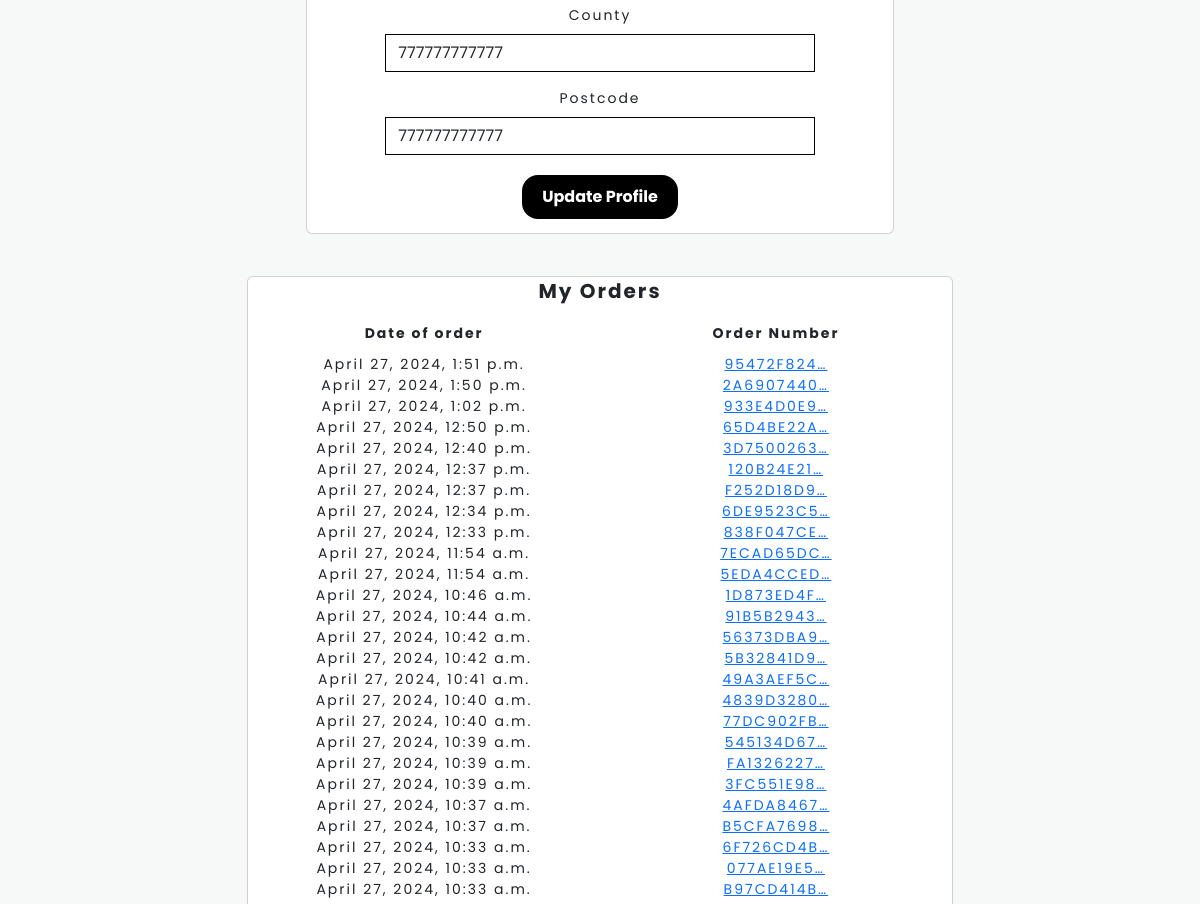
Before: /accounts/render_profile (signed in, middle part) with the older database file.
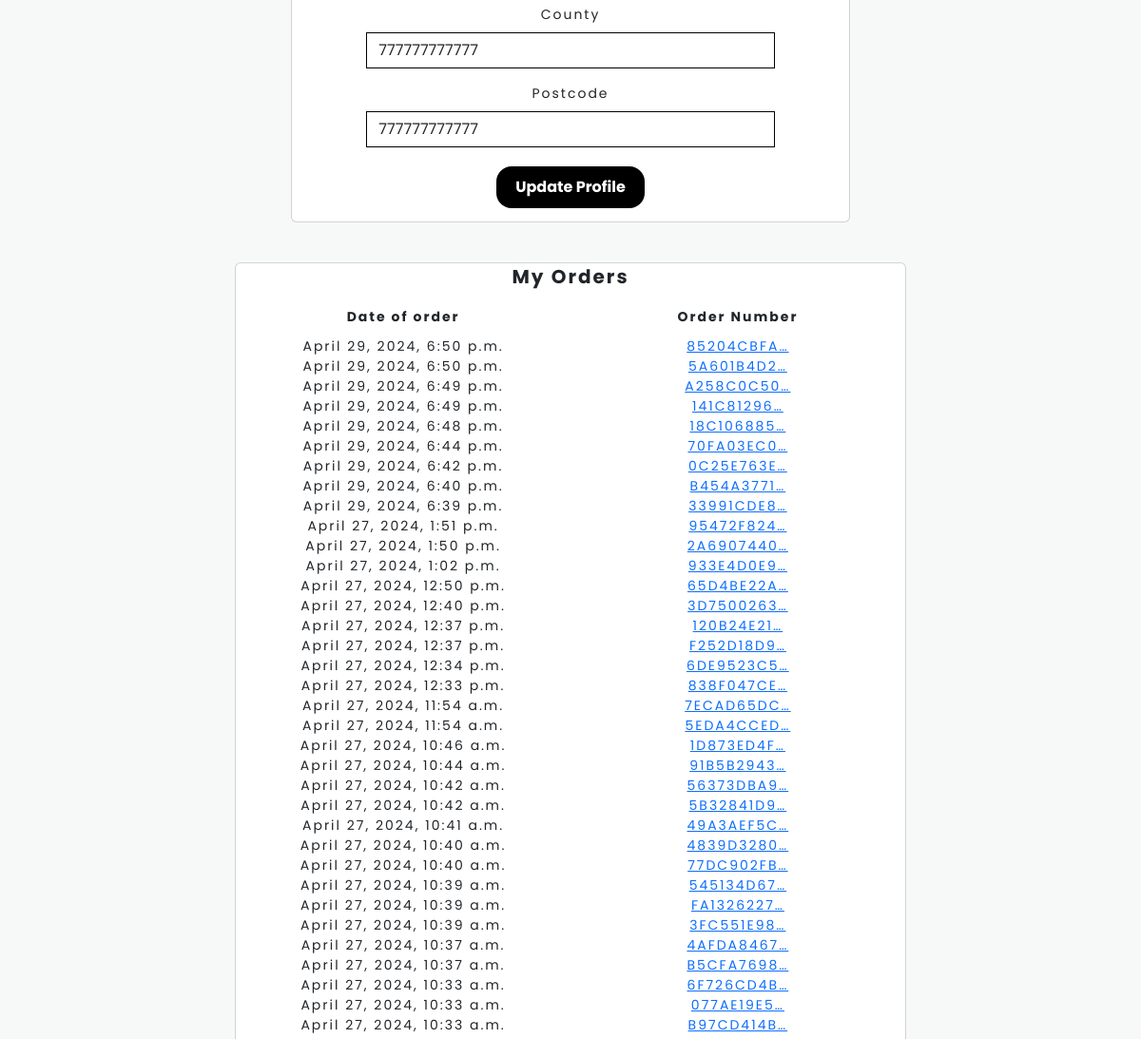
After: the same page with the newer database file.
### accounts/models.py (models this page shows)
class UserProfile(models.Model):
    user = models.OneToOneField(User, on_delete=models.CASCADE)
    full_name = models.CharField(max_length=80, null=True, blank=True)
    email = models.CharField(max_length=80, null=True, blank=True)
    phone_number = models.CharField(max_length=20, null=True, blank=True)
    street_address1 = models.CharField(max_length=80, null=True, blank=True)
    street_address2 = models.CharField(max_length=80, null=True, blank=True)
    town_or_city = models.CharField(max_length=40, null=True, blank=True)
    county = models.CharField(max_length=80, null=True, blank=True)
    postcode = models.CharField(max_length=20, null=True, blank=True)

### checkout/models.py (models this page shows, shortened)
class Orders(models.Model):
    order_number = models.CharField(max_length=50, null=False, editable=False)
    user_profile = models.ForeignKey(UserProfile, on_delete=models.SET_NULL,
                                     null=True, blank=True,
                                     related_name='orders')
    full_name = models.CharField(max_length=50, null=False, blank=False)
    email = models.EmailField(max_length=254, null=False, blank=False)
    phone_number = models.CharField(max_length=20, null=False, blank=False)
    postcode = models.CharField(max_length=20, null=True, blank=True)
    town_or_city = models.CharField(max_length=60, null=False, blank=False)
    street_address1 = models.CharField(max_length=80, null=False, blank=False)
    street_address2 = models.CharField(max_length=80, null=True, blank=True)
    county = models.CharField(max_length=80, null=True, blank=True)
    date = models.DateTimeField(auto_now_add=True)
    order_total = models.DecimalField(max_digits=10, decimal_places=2,
                                      null=False, default=0)
    stripe_id = models.CharField(max_length=254, null=False, blank=False,
                                 default='')

### accounts/views.py (the view)
# urls.py: path('render_profile', views.render_profile, name='render_profile'),
@login_required
def render_profile(request):
    profile = get_object_or_404(UserProfile, user=request.user)
    form = UserProfileForm(instance=profile)
    orders = profile.orders.all().order_by('-date')
    template = 'account/profile.html'
    context = {
        'form': form,
        'orders': orders,
        'on_profile_page': True
    }
    return render(request, template, context)

### accounts/templates/account/profile.html (shortened to what this page needs)
{% extends "base.html" %}
{% load static %}
{% block extra_css %}
<link rel="stylesheet" href="{% static 'accounts/css/accounts.css' %}">
{% endblock %}
{% block content %}
<div class="container-fluid" id="parent-container">
    <div class="row">
        <div class="col">
            <div class="container card " id="profile-container">
                <div class="row">
                    <div class="col">
                        <form class="mt-3" action="{% url 'update_profile' %}" method="POST" id="profile-update-form">
                            {{ form|crispy }}
                            <button type="submit" class="btn orderBtn">Update Profile</button>
                        </form>
                    </div>
                </div>
            </div>
            <br><br>
            <div class="container-fluid card " id="previous-orders-preview-container">
                <div class="row previous-orders-row">
                    <div class="col lign-center-horizontal">
                        <h2 class="bold">My Orders</h2>
                    </div>
                </div>
                <div class="row ">
                    <div class="col col-xsm-12 col-sm-12 col-md-4 col-lg-4 col-xl-6 align-center-horizontal md-padding">
                        <strong>Date of order</strong>
                    </div>
                    <div
                        class="col col-xsm-12 col-sm-12 col-md-8 col-lg-8 col-xl-6 align-center-horizontal md-padding ">
                        <strong>Order Number</strong>
                    </div>
                </div>
                {% if orders %}
                {% for order in orders %}
                <div class="row">
                    <div class="col col-xsm-12 col-sm-12 col-md-4 col-lg-4 col-xl-6">{{order.date}}
                    </div>
                    <div class="col col-xsm-12 col-sm-12 col-md-8 col-lg-8 col-xl-6 ">
                        <a href="{% url 'order_history' order.order_number %}" title="{{ order.order_number }}">
                            {{ order.order_number|truncatechars:10}}
                        </a>
                    </div>
                </div>
                {% endfor %}
                {% else %}
                <div class="row">
                    <div class="col col-xsm-12 col-sm-12 col-md-4 col-lg-4 col-xl-12">
                        You have no previous orders
                    </div>
                </div>
                {% endif %}
            </div>
        </div>
    </div>
</div>
{% endblock %}

### templates/base.html (shortened to what this page needs)
{% load static %}
<!doctype html>
<html lang="en">
<head>
    {% block corecss %}
    <link href="https://cdn.jsdelivr.net/npm/bootstrap@5.3.2/dist/css/bootstrap.min.css" rel="stylesheet"
>
    <link rel="stylesheet" href="{% static 'css/base.css' %}">
    <link rel="stylesheet" href="https://cdnjs.cloudflare.com/ajax/libs/font-awesome/6.3.0/css/all.min.css">
    {% endblock %}
    {% block extra_css %}
    {% endblock %}
</head>
<body>
    {% block content %}
    {% endblock %}
</body>
</html>

### static/css/base.css (style rules this page uses)
body { font-family: 'Poppins', sans-serif; font-size: 14px; letter-spacing: 2px; background-color: #F7F9F9; }
#profile-update-form, #stripe-container { padding: 10px; margin: auto; height: fit-content; width: 80%; }
.previous-orders-row { padding: 2px; }
.orderBtn { background-color: black; border: none; color: white; padding: 10px 20px; text-align: center; text-decoration: none; display: inline-block; margin: 4px 2px; cursor: pointer; border-radius: 16px; font-weight: bold; }
.align-center-horizontal { margin: auto; text-align: center; }
.bold { font-weight: bold; }
h2 { font-size: 20px; }
.md-padding { padding: 10px; }

### accounts/static/accounts/css/accounts.css (style rules this page uses)
#parent-container { width: 100%; margin: auto; }
#profile-container { width: 50%; margin: auto; text-align: center; }
#previous-orders-preview-container { width: 50%; margin: auto; text-align: center; }
@media screen and (max-width: 1200px) { #previous-orders-preview-container, #previous-orders-container, #leave-review-container { width: 60%; margin: auto; } }

Changed rows visible on the page:
added Orders: date "April 29, 2024, 6:50 p.m.", order_number "85204CBFA…"
added Orders: date "April 29, 2024, 6:50 p.m.", order_number "5A601B4D2…"
added Orders: date "April 29, 2024, 6:49 p.m.", order_number "A258C0C50…"
added Orders: date "April 29, 2024, 6:49 p.m.", order_number "141C81296…"
added Orders: date "April 29, 2024, 6:48 p.m.", order_number "18C106885…"
added Orders: date "April 29, 2024, 6:44 p.m.", order_number "70FA03EC0…"
added Orders: date "April 29, 2024, 6:42 p.m.", order_number "0C25E763E…"
added Orders: date "April 29, 2024, 6:40 p.m.", order_number "B454A3771…"
added Orders: date "April 29, 2024, 6:39 p.m.", order_number "33991CDE8…"
